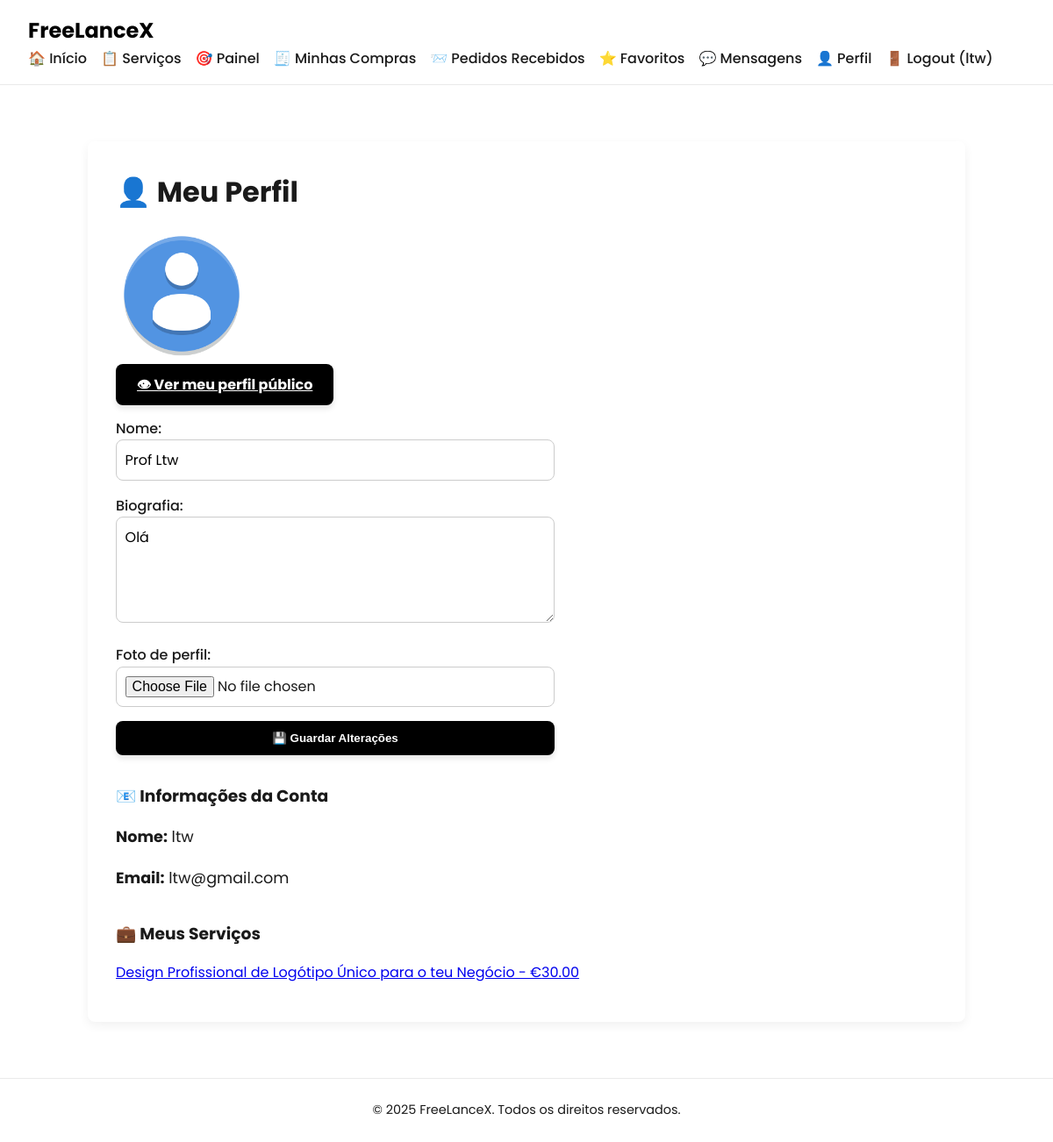
The app's page /pages/profile.php (signed in) with its own data.
### tables this page shows
CREATE TABLE profiles (
    user_id INTEGER PRIMARY KEY,
    name TEXT,
    bio TEXT,
    profile_image TEXT,
    FOREIGN KEY(user_id) REFERENCES users(id)
);

CREATE TABLE users (
    id INTEGER PRIMARY KEY AUTOINCREMENT,
    username TEXT NOT NULL UNIQUE,
    email TEXT NOT NULL UNIQUE,
    password_hash TEXT NOT NULL,
    is_admin INTEGER DEFAULT 0
);

CREATE TABLE services (
    id INTEGER PRIMARY KEY AUTOINCREMENT,
    freelancer_id INTEGER NOT NULL,
    title TEXT NOT NULL,
    description TEXT,
    price REAL NOT NULL,
    delivery_time TEXT NOT NULL,
    category TEXT, 
    media_path TEXT,
    is_promoted INTEGER DEFAULT 0, currency TEXT DEFAULT 'USD', status TEXT DEFAULT 'pendente',
    FOREIGN KEY(freelancer_id) REFERENCES users(id)
);

### pages/profile.php (the view, shortened to what this page needs)
<?php
require_once(__DIR__ . '/../includes/db.php');
$user_id = $_SESSION['user_id'];
$stmt = $db->prepare('
    SELECT u.username, u.email, p.name, p.bio, p.profile_image
    FROM users u
    LEFT JOIN profiles p ON u.id = p.user_id
    WHERE u.id = ?
');
$stmt->execute([$user_id]);
$user = $stmt->fetch(PDO::FETCH_ASSOC);
?>
<!DOCTYPE html>
<html lang="pt">
<?php include(__DIR__ . '/../includes/head.php'); ?>
<body>
<?php include(__DIR__ . '/../includes/header.php'); ?>
<main class="dashboard-container">
    <h2>👤 Meu Perfil</h2>
    <?php
    $profileImg = !empty($user['profile_image'])
        ? htmlspecialchars($user['profile_image'])
        : 'uploads/profiles/default_profile.png';
    ?>
    <img src="/<?= $profileImg ?>" alt="Foto de Perfil" class="profile-picture" width="150" style="border-radius: 50%; margin-bottom: 1rem;">
    <p>
        <a href="public_profile.php?id=<?= $_SESSION['user_id'] ?>" class="primary-btn">
            👁 Ver meu perfil público
        </a>
    </p>
    <form method="post" enctype="multipart/form-data" class="auth-form" style="max-width: 500px;">
        <label>Nome:
            <input type="text" name="name" maxlength="100" value="<?= htmlspecialchars($user['name'] ?? '') ?>">
        </label>
        <label>Biografia:
            <textarea name="bio" maxlength="1000" rows="4"><?= htmlspecialchars($user['bio'] ?? '') ?></textarea>
        </label>
        <label>Foto de perfil:
            <input type="file" name="profile_image" accept="image/*">
        </label>
        <button type="submit" class="primary-btn">💾 Guardar Alterações</button>
    </form>
    <h3 style="margin-top: 2rem;">📧 Informações da Conta</h3>
    <ul class="stats-list">
        <li><strong>Nome:</strong> <?= htmlspecialchars($user['username']) ?></li>
        <li><strong>Email:</strong> <?= htmlspecialchars($user['email']) ?></li>
    </ul>
    <h3 style="margin-top: 2rem;">💼 Meus Serviços</h3>
    <ul class="service-list">
        <?php
        $stmt = $db->prepare('SELECT id, title, price FROM services WHERE freelancer_id = ? AND status = "aprovado"');
        $stmt->execute([$user_id]);
        $services = $stmt->fetchAll(PDO::FETCH_ASSOC);
        if ($services):
            foreach ($services as $service): ?>
                <li>
                    <a href="service_detail.php?id=<?= $service['id'] ?>">
                        <?= htmlspecialchars($service['title']) ?> - €<?= number_format($service['price'], 2) ?>
                    </a>
                </li>
            <?php endforeach;
        else:
            echo '<li class="no-services">Ainda não publicaste serviços aprovados.</li>';
        endif;
        ?>
    </ul>
</main>
<?php include(__DIR__ . '/../includes/footer.php'); ?>
</body>
</html>

### css/style.css (style rules this page uses)
:root { --primary: #000000; --bg-light: #ffffff; --text-color: #1a1a1a; --accent: #0070f3; --radius: 8px; --transition: all 0.3s ease-in-out; }
* { margin: 0; padding: 0; box-sizing: border-box; }
body { font-family: 'Poppins', sans-serif; background-color: var(--bg-light); color: var(--text-color); line-height: 1.6; }
main { max-width: 1000px; margin: 4rem auto 2rem auto; padding: 2rem; }
.primary-btn { background: var(--primary); color: #fff; padding: 12px 24px; border-radius: var(--radius); font-weight: bold; border: none; cursor: pointer; transition: var(--transition); box-shadow: 0 4px 6px rgba(0,0,0,0.1); }
.auth-form { display: flex; flex-direction: column; gap: 1rem; margin-top: 1.5rem; }
.auth-form label { text-align: left; font-weight: 500; }
.auth-form input, .auth-form textarea { padding: 0.6rem; border: 1px solid #ccc; border-radius: var(--radius); font-size: 1rem; width: 100%; font-family: 'Poppins', sans-serif; resize: vertical; }
.dashboard-container { max-width: 1000px; margin: 4rem auto; padding: 2rem; background: #fff; border-radius: var(--radius); box-shadow: 0 4px 12px rgba(0, 0, 0, 0.06); }
.dashboard-container h2 { font-size: 2rem; margin-bottom: 1rem; }
.service-list { list-style: none; padding: 0; }
.stats-list { list-style: none; padding-left: 0; margin-top: 2rem; font-size: 1.1rem; line-height: 1.8; }
.stats-list li { margin-bottom: 1rem; }
.profile-picture { width: 150px; height: 150px; object-fit: cover; border-radius: 50%; margin-bottom: 1rem; display: block; }
.stats-list, .service-list { list-style: none; padding-left: 0; margin-top: 1rem; }
.service-list li { margin-bottom: 0.75rem; }

### records on screen
profiles: name "Prof Ltw", bio "Olá", user_id.username "ltw", user_id.email "ltw@gmail.com"
services: title "Design Profissional de Logótipo Único para o teu Negócio", price "30.00"

### other values on screen
$_SESSION['username'] "ltw"
